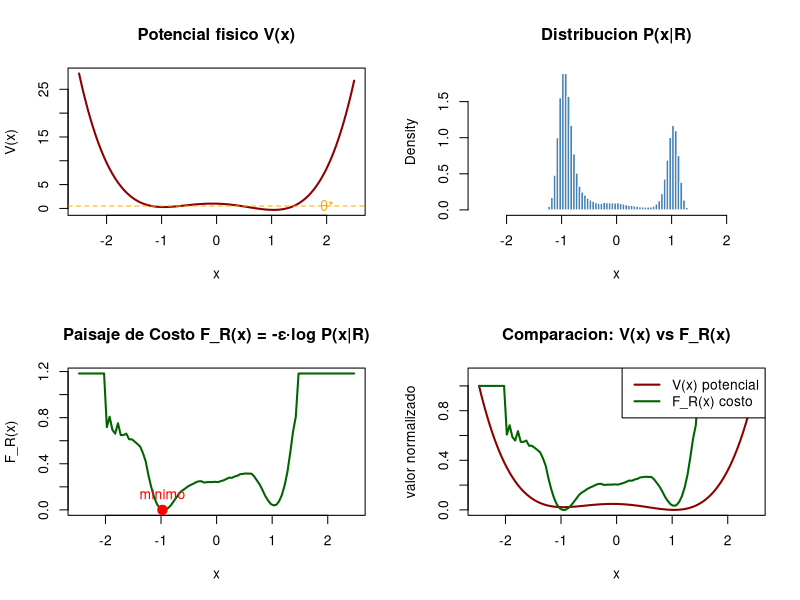

Write R code to recreate this figure.
# =============================================================================
# CONCEPTO 3: Paisaje de Costo F_R (Funcion de Costo Condicionada)
# =============================================================================
#
# Definicion:
#   F_n^R[ψ] = -ε_n · log p_n(ψ|R)
#
# donde ε_n → 0 es parametro de escala (tipicamente 1/n o 1/log(n))
#
# Interpretacion:
#   - Estados con alta probabilidad bajo R → bajo costo
#   - Estados con baja probabilidad bajo R → alto costo
#   - Los MINIMOS de F_R son los estados TIPICOS bajo R
#   - F_R NO es energia fisica, es COSTO INFORMACIONAL
#
# Relacion con Grandes Desviaciones:
#   p_n(ψ|R) ≈ exp(-F_n^R[ψ] / ε_n)
# =============================================================================

cat("=== PRUEBA: Paisaje de Costo F_R ===\n\n")

# --- PARAMETROS ---
set.seed(42)
n_traj <- 3000
traj_length <- 500
dt <- 0.01
noise <- 0.4

# --- POTENCIAL ASIMETRICO ---
# Pozo izquierdo mas profundo que el derecho
V <- function(x) (x^2 - 1)^2 - 0.3 * x
grad_V <- function(x) 4 * x * (x^2 - 1) - 0.3

# --- DINAMICA ---
step <- function(x, dt, sigma) {
  x - grad_V(x) * dt + sigma * sqrt(dt) * rnorm(1)
}

simulate <- function(x0, n, dt, sigma) {
  x <- numeric(n)
  x[1] <- x0
  for (t in 2:n) {
    x[t] <- step(x[t-1], dt, sigma)
    # Limitar a rango razonable
    x[t] <- max(-3, min(3, x[t]))
  }
  x
}

# --- CONDICION R: energia alta sostenida ---
observable <- function(x) V(x)
theta_threshold <- 0.5  # energia por encima de 0.5
tau_persistence <- 25

cumple_ERS <- function(traj, theta_star, tau_star) {
  theta_t <- observable(traj)
  condicion <- theta_t >= theta_star
  if (!any(condicion)) return(FALSE)
  rachas <- rle(condicion)
  duraciones <- rachas$lengths[rachas$values == TRUE]
  if (length(duraciones) == 0) return(FALSE)
  max(duraciones) >= tau_star
}

# --- SIMULAR ---
cat("Simulando", n_traj, "trayectorias en pozo asimetrico...\n")
cat("Condicion R: V(x) >=", theta_threshold, "durante >=", tau_persistence, "pasos\n\n")

trayectorias <- vector("list", n_traj)
cumple_R <- logical(n_traj)

for (i in 1:n_traj) {
  x0 <- runif(1, -2, 2)
  trayectorias[[i]] <- simulate(x0, traj_length, dt, noise)
  cumple_R[i] <- cumple_ERS(trayectorias[[i]], theta_threshold, tau_persistence)
}

n_cond <- sum(cumple_R)
cat("Trayectorias condicionadas:", n_cond, "(", round(100*n_cond/n_traj, 1), "%)\n\n")

# --- CONSTRUIR PAISAJE DE COSTO ---
x_cond <- unlist(trayectorias[cumple_R])
n_total <- length(x_cond)

# Discretizar espacio
n_bins <- 100
x_min <- -2.5
x_max <- 2.5
breaks <- seq(x_min, x_max, length.out = n_bins + 1)
mids <- (breaks[-1] + breaks[-length(breaks)]) / 2

# Histograma = frecuencias
h <- hist(x_cond, breaks = breaks, plot = FALSE)
freq <- h$counts / sum(h$counts)

# Evitar log(0)
freq[freq == 0] <- min(freq[freq > 0]) / 100

# Paisaje de costo: F_R = -epsilon * log(p)
epsilon <- 1 / log(n_total)  # escala tipica
F_R <- -epsilon * log(freq)

# Normalizar para visualizacion
F_R <- F_R - min(F_R)

# --- VISUALIZACION ---
par(mfrow = c(2, 2))

# 1. Potencial fisico V(x)
x_grid <- seq(-2.5, 2.5, length.out = 200)
plot(x_grid, V(x_grid), type = "l", lwd = 2, col = "darkred",
     main = "Potencial fisico V(x)",
     xlab = "x", ylab = "V(x)")
abline(h = theta_threshold, col = "orange", lty = 2)
text(2, theta_threshold + 0.1, "θ*", col = "orange")

# 2. Distribucion P(x|R)
hist(x_cond, breaks = 60, prob = TRUE, col = "steelblue", border = "white",
     main = "Distribucion P(x|R)",
     xlab = "x", xlim = c(-2.5, 2.5))

# 3. Paisaje de costo F_R(x)
plot(mids, F_R, type = "l", lwd = 2, col = "darkgreen",
     main = "Paisaje de Costo F_R(x) = -ε·log P(x|R)",
     xlab = "x", ylab = "F_R(x)")
# Marcar minimos
min_idx <- which(F_R == min(F_R))
points(mids[min_idx], F_R[min_idx], col = "red", pch = 19, cex = 1.5)
text(mids[min_idx], F_R[min_idx] + 0.02, "minimo", col = "red", pos = 3)

# 4. Comparacion V(x) vs F_R(x)
# Normalizar ambos para comparar formas
V_norm <- V(mids)
V_norm <- (V_norm - min(V_norm)) / max(V_norm - min(V_norm))
F_norm <- F_R / max(F_R)

plot(mids, V_norm, type = "l", lwd = 2, col = "darkred",
     main = "Comparacion: V(x) vs F_R(x)",
     xlab = "x", ylab = "valor normalizado", ylim = c(0, 1.1))
lines(mids, F_norm, lwd = 2, col = "darkgreen")
legend("topright", c("V(x) potencial", "F_R(x) costo"),
       col = c("darkred", "darkgreen"), lwd = 2)

par(mfrow = c(1, 1))

# --- ENCONTRAR MINIMOS DE F_R ---
cat("\n--- MINIMOS DEL PAISAJE F_R ---\n")

# Buscar minimos locales
find_local_minima <- function(y) {
  n <- length(y)
  minima <- c()
  for (i in 2:(n-1)) {
    if (y[i] < y[i-1] && y[i] < y[i+1]) {
      minima <- c(minima, i)
    }
  }
  minima
}

minima_idx <- find_local_minima(F_R)
cat("Minimos locales encontrados:", length(minima_idx), "\n")
for (i in minima_idx) {
  cat("  x =", round(mids[i], 3), ", F_R =", round(F_R[i], 4), "\n")
}

# --- CONCLUSION ---
cat("\n--- CONCLUSION ---\n")
cat("El paisaje de costo F_R:\n")
cat("  - Se construye a partir de la distribucion condicionada P(x|R)\n")
cat("  - Sus MINIMOS indican estados TIPICOS bajo R\n")
cat("  - NO es igual al potencial fisico V(x)\n")
cat("  - La condicion R puede 'invertir' o 'deformar' el paisaje\n")
cat("  - Estados de alta energia fisica pueden tener bajo costo bajo R\n")
